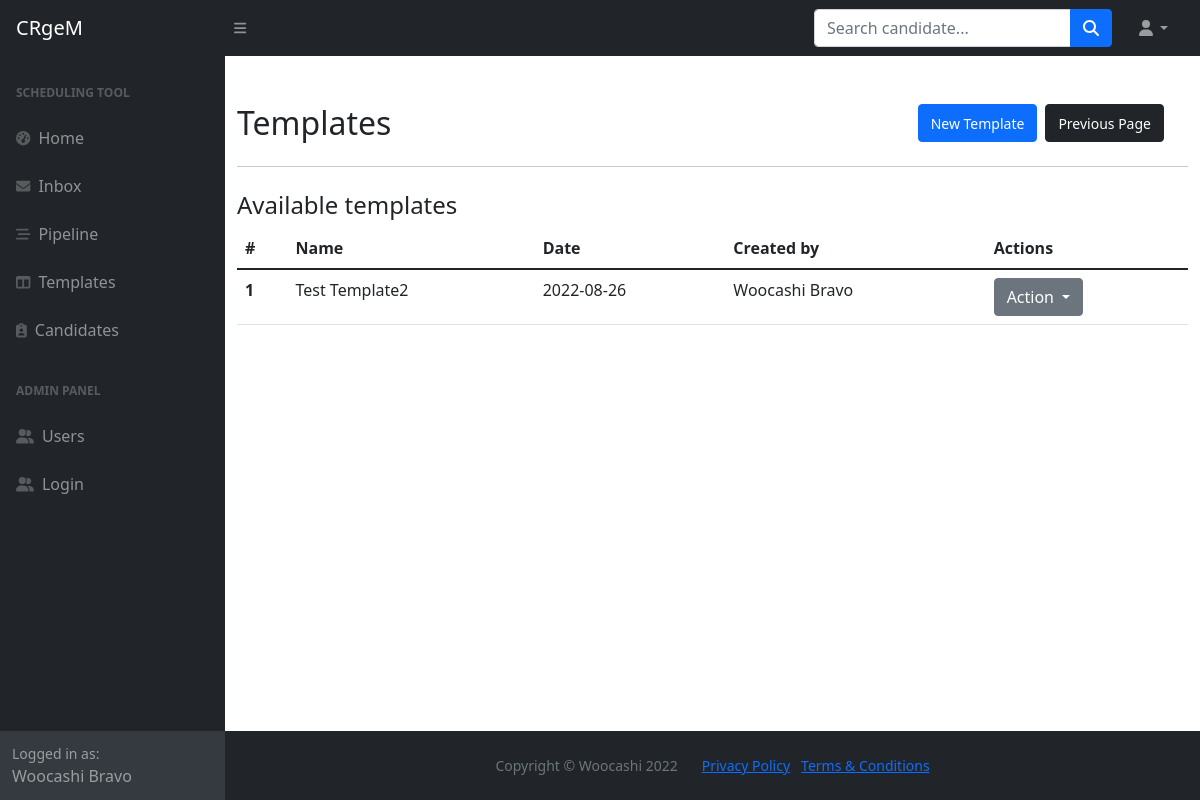
Screenshot of /templates (signed in) with the database file from the repository.
### main.py (models this page shows)
class User(db.Model, UserMixin, Base):
    __tablename__="users"
    id = db.Column(db.Integer, primary_key=True)
    first_name = db.Column(db.String, nullable=False)
    last_name = db.Column(db.String, nullable=False)
    full_name = db.Column(db.String, nullable=False)
    email = db.Column(db.String, nullable=False, unique=True)
    phone = db.Column(db.String, nullable=False)
    type = db.Column(db.String, nullable=False)
    password = db.Column(db.String, nullable=False)
    templates = relationship("Template", back_populates="created_by")
    candidates = relationship("Candidate", back_populates="created_by")
    tasks_sent = relationship("Task", primaryjoin="User.id==Task.sender_id", back_populates="from_user")
    tasks_received = relationship("Task", primaryjoin="User.id==Task.recipient_id", back_populates="to_user")
    tasks_delegated = relationship("Task", primaryjoin="User.id==Task.delegate_id", back_populates="delegated_by")
    message = relationship("Message", primaryjoin="Message.user_id==User.id", back_populates="user")

class Template(db.Model, Base):
    __tablename__="templates"
    id = db.Column(db.Integer, primary_key=True)
    name = db.Column(db.String, nullable=False)
    text = db.Column(db.Text, nullable=False)
    date = db.Column(db.Date, nullable=False)
    owner_id = Column(Integer, ForeignKey('users.id'))
    created_by = relationship("User", back_populates="templates")

### main.py (the view)
@app.route('/templates')
def templates():
    templates = db.session.query(Template).all()
    print(templates)
    return render_template('message-templates.html', templates=templates, current_user=current_user, is_authenticated=current_user.is_authenticated)

### main.py (called while the page is built)
@login_manager.user_loader
def load_user(user_id):
    try:
        return User.query.get(user_id)
    except:
        return None

### templates/message-templates.html (shortened to what this page needs)
{% include "header.html" %}
	<main>
		<div class="container mt-4">
			<div class="row d-flex align-items-center">
				<div class="row d-flex justify-content-between">
					<div class="col">
						<h2 class="mt-4">Templates</h2>
					</div>
					<div class="col d-flex justify-content-end mt-4">
						<span><a class="btn btn-primary ms-2" href="{{url_for('new_template')}}"><small>New Template</small></a></span>
						<span><a class="btn btn-dark ms-2" href="javascript:history.back()"><small>Previous Page</small></a></span>
					</div>
				</div>
			</div>
			<hr>
			<div class="row d-flex align-items-center mt-4">
				<h4>Available templates</h4>
			</div>
			{% if templates|length == 0 %}
			<div class="row d-flex align-items-center mt-4">
				<p>There are no available templates</p>
			</div>
			{% else %}
				<table class="table">
				  <thead>
				    <tr>
				      <th scope="col">#</th>
				      <th scope="col">Name</th>
				      <th scope="col">Date</th>
				      <th scope="col">Created by</th>
					    <th scope="col">Actions</th>
				    </tr>
				  </thead>
				  <tbody>
				  {% for template in templates %}
				    <tr>
				      <th scope="row">{{template.id}}</th>
				      <td>{{template.name}}</td>
				      <td>{{template.date}}</td>
				      <td>{{template.created_by.full_name}}</td>
					    <td>
							<div class="dropdown">
							  <button class="btn btn-secondary dropdown-toggle" type="button" data-bs-toggle="dropdown" aria-expanded="false">
							    Action
							  </button>
							</div>
					    </td>
				    </tr>
				  {% endfor %}
				  </tbody>
				</table>
			{% endif %}
		</div>
	</main>
{% include "footer.html" %}

### templates/header.html (shortened to what this page needs)
<!DOCTYPE html>
<html lang="en">
    <head>
        <link href="https://cdn.jsdelivr.net/npm/simple-datatables@latest/dist/style.css" rel="stylesheet" />
        <link href="{{ url_for('static', filename='css/styles.css') }}" rel="stylesheet" />
    </head>
    <body class="sb-nav-fixed">
        <nav class="sb-topnav navbar navbar-expand navbar-dark bg-dark">
            <a class="navbar-brand ps-3" href="{{ url_for('home') }}">CRgeM</a>
            <button class="btn btn-link btn-sm order-1 order-lg-0 me-4 me-lg-0" id="sidebarToggle" href="#!"><i class="fas fa-bars"></i></button>
            <form class="d-none d-md-inline-block form-inline ms-auto me-0 me-md-3 my-2 my-md-0">
                <div class="input-group">
                    <input class="form-control" type="text" placeholder="Search candidate..." aria-label="Search for..." aria-describedby="btnNavbarSearch" />
                    <button class="btn btn-primary" id="btnNavbarSearch" type="button"><i class="fas fa-search"></i></button>
                </div>
            </form>
            <ul class="navbar-nav ms-auto ms-md-0 me-3 me-lg-4">
                <li class="nav-item dropdown">
                    <a class="nav-link dropdown-toggle" id="navbarDropdown" href="#" role="button" data-bs-toggle="dropdown" aria-expanded="false"><i class="fas fa-user fa-fw"></i></a>
                </li>
            </ul>
        </nav>
        <div id="layoutSidenav">
            <div id="layoutSidenav_nav">
                <nav class="sb-sidenav accordion sb-sidenav-dark" id="sidenavAccordion">
                    <div class="sb-sidenav-menu">
                        <div class="nav">
                            <div class="sb-sidenav-menu-heading">Scheduling tool</div>
                            <a class="nav-link" href={{url_for('home')}}>
                                <div class="sb-nav-link-icon"><i class="fas fa-tachometer-alt"></i></div>
                                Home
                            <a class="nav-link" href="{{url_for('inbox')}}">
                                <div class="sb-nav-link-icon"><i class="fa-solid fa-envelope"></i></div>
                                Inbox
                            </a>
                            <a class="nav-link" href={{url_for('pipeline')}}>
                                <div class="sb-nav-link-icon"><i class="fa-solid fa-bars-staggered"></i></div>
                                Pipeline
                            </a>
                            <a class="nav-link" href={{url_for('templates')}}>
                                <div class="sb-nav-link-icon"><i class="fas fa-columns"></i></div>
                                Templates
                            </a>
                            <a class="nav-link" href={{url_for('candidates')}}>
                                <div class="sb-nav-link-icon me-2"><i class="fa-solid fa-clipboard-user"></i></div>
                                Candidates
                            </a>
                            <div class="sb-sidenav-menu-heading">ADMIN PANEL</div>
                            <a class="nav-link" href="{{url_for('users')}}">
                                <div class="sb-nav-link-icon"><i class="fa-solid fa-user-group"></i></div>
                                Users
                            </a>
                            <a class="nav-link" href="{{url_for('login')}}">
                                <div class="sb-nav-link-icon"><i class="fa-solid fa-user-group"></i></div>
                                Login
                            </a>
                        </div>
                    </div>
                    {% if current_user %}
                    <div class="sb-sidenav-footer">
                        <div class="small">Logged in as:</div>
                        {{current_user.first_name}} {{current_user.last_name}}
                    </div>
                    {% endif %}
                </nav>
            </div>
            <div id="layoutSidenav_content">

### rows the page displays
User: first_name "Woocashi", last_name "Bravo"
Template: id "1", name "Test Template2", date "2022-08-26", created_by.full_name "Woocashi Bravo"
